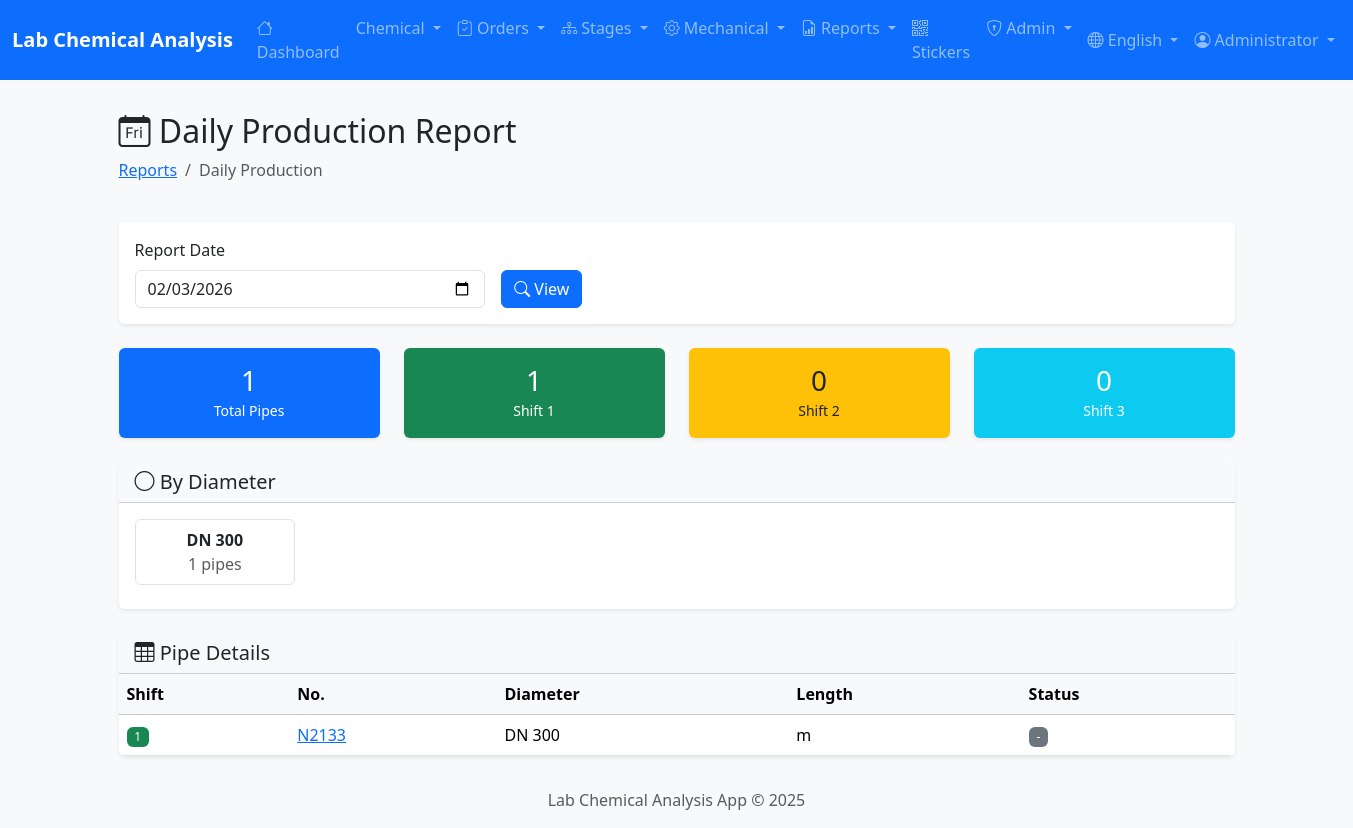
Page /reports/daily-production (signed in) on the committed database.
### app/models/user.py (models this page shows, shortened)
class User(UserMixin, db.Model):
    __tablename__ = 'users'
    id = db.Column(db.Integer, primary_key=True)
    username = db.Column(db.String(50), unique=True, nullable=False, index=True)
    password_hash = db.Column(db.String(255), nullable=False)
    full_name = db.Column(db.String(100))
    full_name_ar = db.Column(db.String(100))  # Arabic name
    email = db.Column(db.String(120), unique=True)
    role = db.Column(db.String(20), nullable=False, default='viewer')
    department = db.Column(db.String(50))  # Lab, Production, QC
    is_active = db.Column(db.Boolean, default=True)
    last_login = db.Column(db.DateTime)
    created_at = db.Column(db.DateTime, default=datetime.utcnow)
    updated_at = db.Column(db.DateTime, default=datetime.utcnow, onupdate=datetime.utcnow)
    ROLE_ADMIN = 'admin'
    ROLE_SUPERVISOR = 'supervisor'
    ROLE_OPERATOR = 'operator'
    ROLE_VIEWER = 'viewer'
    ROLES = [ROLE_ADMIN, ROLE_SUPERVISOR, ROLE_OPERATOR, ROLE_VIEWER]
    DEPT_LAB = 'Lab'
    DEPT_PRODUCTION = 'Production'
    DEPT_QC = 'QC'
    DEPT_ADMIN = 'Admin'
    DEPARTMENTS = [DEPT_LAB, DEPT_PRODUCTION, DEPT_QC, DEPT_ADMIN]
    @property
    def is_admin(self):
        return self.role == self.ROLE_ADMIN

### app/models/pipe.py (models this page shows, shortened)
class Pipe(db.Model):
    __tablename__ = 'pipes'
    id = db.Column(db.Integer, primary_key=True)
    production_date = db.Column(db.Date, nullable=False, index=True)
    shift = db.Column(db.Integer)
    shift_engineer = db.Column(db.String(100))
    manufacturing_order = db.Column(db.String(50))
    production_order_id = db.Column(db.Integer, db.ForeignKey('production_orders.id'), index=True)
    pipe_code = db.Column(db.String(50))
    diameter = db.Column(db.Integer)  # DN: 300, 500, 600
    pipe_class = db.Column(db.String(20))  # K9, C25, Fittings
    machine_id = db.Column(db.Integer, db.ForeignKey('machines.id'))
    mold_number = db.Column(db.String(20))
    iso_weight = db.Column(db.Float)
    no_code = db.Column(db.String(50), unique=True, index=True)  # N8739, N8740...
    arrange_pipe = db.Column(db.Integer)  # Sequence 1-6
    ladle_id = db.Column(db.String(20), db.ForeignKey('chemical_analyses.ladle_id'))
    thickness = db.Column(db.Float)
    actual_weight = db.Column(db.Float)
    created_at = db.Column(db.DateTime, default=datetime.utcnow)
    created_by_id = db.Column(db.Integer, db.ForeignKey('users.id'))
    machine = db.relationship('Machine', back_populates='pipes')
    stages = db.relationship('PipeStage', back_populates='pipe', lazy='dynamic',
                            cascade='all, delete-orphan')
    mechanical_tests = db.relationship('MechanicalTest', backref='pipe', lazy='dynamic')
    STAGES = ['Melting Ladle', 'CCM', 'Annealing', 'Lab', 'Zinc', 'Cutting', 'Hydrotest', 'Cement', 'Coating', 'Finish']

### app/routes/reports.py (the view)
@reports_bp.route('/daily-production')
@login_required
def daily_production():
    report_date = request.args.get('date', date.today().isoformat())
    report_date = date.fromisoformat(report_date)
    pipes = Pipe.query.filter_by(production_date=report_date)\
        .order_by(Pipe.shift, Pipe.no_code).all()
    by_shift = {1: [], 2: [], 3: []}
    for pipe in pipes:
        shift = pipe.shift or 1
        if shift in by_shift:
            by_shift[shift].append(pipe)
    total = len(pipes)
    by_diameter = {}
    for pipe in pipes:
        dn = pipe.diameter or 'Unknown'
        by_diameter[dn] = by_diameter.get(dn, 0) + 1
    return render_template('reports/daily_production.html',
                          report_date=report_date,
                          pipes=pipes,
                          by_shift=by_shift,
                          total=total,
                          by_diameter=by_diameter)

### app/__init__.py (called while the page is built)
def get_locale():
    locale = request.cookies.get('locale')
    if locale in ['ar', 'en']:
        return locale
    return request.accept_languages.best_match(['ar', 'en']) or 'en'

### app/templates/reports/daily_production.html (shortened to what this page needs)
{% extends 'base.html' %}
{% block content %}
<div class="container">
    <div class="row mb-4">
        <div class="col">
            <h2>
                <i class="bi bi-calendar-day"></i>
                {{ 'تقرير الإنتاج اليومي' if session.get('lang') == 'ar' else 'Daily Production Report' }}
            </h2>
            <nav aria-label="breadcrumb">
                <ol class="breadcrumb">
                    <li class="breadcrumb-item"><a href="{{ url_for('reports.index') }}">{{ 'التقارير' if session.get('lang') == 'ar' else 'Reports' }}</a></li>
                    <li class="breadcrumb-item active">{{ 'الإنتاج اليومي' if session.get('lang') == 'ar' else 'Daily Production' }}</li>
                </ol>
            </nav>
        </div>
    </div>
    <div class="card border-0 shadow-sm mb-4">
        <div class="card-body">
            <form method="GET" class="row g-3 align-items-end">
                <div class="col-md-4">
                    <label class="form-label">{{ 'تاريخ التقرير' if session.get('lang') == 'ar' else 'Report Date' }}</label>
                    <input type="date" name="date" class="form-control" value="{{ report_date }}">
                </div>
                <div class="col-md-2">
                    <button type="submit" class="btn btn-primary">
                        <i class="bi bi-search"></i>
                        {{ 'عرض' if session.get('lang') == 'ar' else 'View' }}
                    </button>
                </div>
            </form>
        </div>
    </div>
    <div class="row mb-4">
        <div class="col-md-3">
            <div class="card border-0 shadow-sm bg-primary text-white">
                <div class="card-body text-center">
                    <h3 class="mb-0">{{ total }}</h3>
                    <small>{{ 'إجمالي الأنابيب' if session.get('lang') == 'ar' else 'Total Pipes' }}</small>
                </div>
            </div>
        </div>
        <div class="col-md-3">
            <div class="card border-0 shadow-sm bg-success text-white">
                <div class="card-body text-center">
                    <h3 class="mb-0">{{ by_shift[1]|length }}</h3>
                    <small>{{ 'الوردية الأولى' if session.get('lang') == 'ar' else 'Shift 1' }}</small>
                </div>
            </div>
        </div>
        <div class="col-md-3">
            <div class="card border-0 shadow-sm bg-warning text-dark">
                <div class="card-body text-center">
                    <h3 class="mb-0">{{ by_shift[2]|length }}</h3>
                    <small>{{ 'الوردية الثانية' if session.get('lang') == 'ar' else 'Shift 2' }}</small>
                </div>
            </div>
        </div>
        <div class="col-md-3">
            <div class="card border-0 shadow-sm bg-info text-white">
                <div class="card-body text-center">
                    <h3 class="mb-0">{{ by_shift[3]|length }}</h3>
                    <small>{{ 'الوردية الثالثة' if session.get('lang') == 'ar' else 'Shift 3' }}</small>
                </div>
            </div>
        </div>
    </div>
    {% if by_diameter %}
    <div class="card border-0 shadow-sm mb-4">
        <div class="card-header bg-light">
            <h5 class="mb-0">
                <i class="bi bi-circle"></i>
                {{ 'حسب القطر' if session.get('lang') == 'ar' else 'By Diameter' }}
            </h5>
        </div>
        <div class="card-body">
            <div class="row">
                {% for diameter, count in by_diameter.items() %}
                <div class="col-md-2 col-4 mb-2">
                    <div class="border rounded p-2 text-center">
                        <strong>DN {{ diameter }}</strong>
                        <div class="text-muted">{{ count }} {{ 'أنبوب' if session.get('lang') == 'ar' else 'pipes' }}</div>
                    </div>
                </div>
                {% endfor %}
            </div>
        </div>
    </div>
    {% endif %}
    <div class="card border-0 shadow-sm">
        <div class="card-header bg-light">
            <h5 class="mb-0">
                <i class="bi bi-table"></i>
                {{ 'تفاصيل الأنابيب' if session.get('lang') == 'ar' else 'Pipe Details' }}
            </h5>
        </div>
        <div class="card-body p-0">
            {% if pipes %}
            <div class="table-responsive">
                <table class="table table-hover mb-0">
                    <thead class="table-light">
                        <tr>
                            <th>{{ 'الوردية' if session.get('lang') == 'ar' else 'Shift' }}</th>
                            <th>{{ 'الرقم' if session.get('lang') == 'ar' else 'No.' }}</th>
                            <th>{{ 'القطر' if session.get('lang') == 'ar' else 'Diameter' }}</th>
                            <th>{{ 'الطول' if session.get('lang') == 'ar' else 'Length' }}</th>
                            <th>{{ 'الحالة' if session.get('lang') == 'ar' else 'Status' }}</th>
                        </tr>
                    </thead>
                    <tbody>
                        {% for pipe in pipes %}
                        <tr>
                            <td>
                                <span class="badge bg-{{ 'success' if pipe.shift == 1 else ('warning' if pipe.shift == 2 else 'info') }}">
                                    {{ pipe.shift or 1 }}
                                </span>
                            </td>
                            <td>
                                <a href="{{ url_for('pipes.detail', id=pipe.id) }}">{{ pipe.no_code }}</a>
                            </td>
                            <td>DN {{ pipe.diameter }}</td>
                            <td>{{ pipe.length }} m</td>
                            <td>
                                {% if pipe.status == 'OK' %}
                                <span class="badge bg-success">OK</span>
                                {% elif pipe.status == 'DEFECT' %}
                                <span class="badge bg-danger">Defect</span>
                                {% else %}
                                <span class="badge bg-secondary">{{ pipe.status or '-' }}</span>
                                {% endif %}
                            </td>
                        </tr>
                        {% endfor %}
                    </tbody>
                </table>
            </div>
            {% else %}
            <div class="text-center py-5">
                <i class="bi bi-inbox display-4 text-muted"></i>
                <p class="text-muted mt-2">{{ 'لا يوجد إنتاج لهذا اليوم' if session.get('lang') == 'ar' else 'No production for this date' }}</p>
            </div>
            {% endif %}
        </div>
    </div>
</div>
{% endblock %}

### app/templates/base.html (shortened to what this page needs)
<!DOCTYPE html>
<html lang="{{ current_locale }}" dir="{{ 'rtl' if current_locale == 'ar' else 'ltr' }}">
<head>
    {% if current_locale == 'ar' %}
    <link href="https://cdn.jsdelivr.net/npm/bootstrap@5.3.2/dist/css/bootstrap.rtl.min.css" rel="stylesheet">
    {% else %}
    <link href="https://cdn.jsdelivr.net/npm/bootstrap@5.3.2/dist/css/bootstrap.min.css" rel="stylesheet">
    {% endif %}
    <link rel="stylesheet" href="https://cdn.jsdelivr.net/npm/bootstrap-icons@1.11.2/font/bootstrap-icons.min.css">
    <link rel="stylesheet" href="{{ url_for('static', filename='css/style.css') }}">
</head>
<body>
    <nav class="navbar navbar-expand-lg navbar-dark bg-primary sticky-top">
        <div class="container-fluid">
            <a class="navbar-brand" href="{{ url_for('main.index') }}">
                {% if current_locale == 'ar' %}
                مختبر التحليل الكيميائي
                {% else %}
                Lab Chemical Analysis
                {% endif %}
            </a>
            <div class="collapse navbar-collapse" id="navbarNav">
                {% if current_user.is_authenticated %}
                <ul class="navbar-nav me-auto">
                    <li class="nav-item">
                        <a class="nav-link" href="{{ url_for('main.index') }}">
                            <i class="bi bi-house"></i>
                            {{ 'الرئيسية' if current_locale == 'ar' else 'Dashboard' }}
                        </a>
                    </li>
                    <li class="nav-item dropdown">
                        <a class="nav-link dropdown-toggle" href="#" data-bs-toggle="dropdown">
                            {{ 'التحليل الكيميائي' if current_locale == 'ar' else 'Chemical' }}
                        </a>
                    </li>
                    <li class="nav-item dropdown">
                        <a class="nav-link dropdown-toggle" href="#" data-bs-toggle="dropdown">
                            <i class="bi bi-clipboard-check"></i>
                            {{ 'أوامر الإنتاج' if current_locale == 'ar' else 'Orders' }}
                        </a>
                    </li>
                    <li class="nav-item dropdown">
                        <a class="nav-link dropdown-toggle" href="#" data-bs-toggle="dropdown">
                            <i class="bi bi-diagram-3"></i>
                            {{ 'مراحل الإنتاج' if current_locale == 'ar' else 'Stages' }}
                        </a>
                    </li>
                    <li class="nav-item dropdown">
                        <a class="nav-link dropdown-toggle" href="#" data-bs-toggle="dropdown">
                            <i class="bi bi-gear"></i>
                            {{ 'الاختبارات الميكانيكية' if current_locale == 'ar' else 'Mechanical' }}
                        </a>
                    </li>
                    <li class="nav-item dropdown">
                        <a class="nav-link dropdown-toggle" href="#" data-bs-toggle="dropdown">
                            <i class="bi bi-file-earmark-bar-graph"></i>
                            {{ 'التقارير' if current_locale == 'ar' else 'Reports' }}
                        </a>
                    </li>
                    <li class="nav-item">
                        <a class="nav-link" href="{{ url_for('stickers.index') }}">
                            <i class="bi bi-qr-code"></i>
                            {{ 'الملصقات' if current_locale == 'ar' else 'Stickers' }}
                        </a>
                    </li>
                    {% if current_user.is_admin %}
                    <li class="nav-item dropdown">
                        <a class="nav-link dropdown-toggle" href="#" data-bs-toggle="dropdown">
                            <i class="bi bi-shield-lock"></i>
                            {{ 'الإدارة' if current_locale == 'ar' else 'Admin' }}
                        </a>
                    </li>
                    {% endif %}
                </ul>
                <ul class="navbar-nav">
                    <li class="nav-item dropdown">
                        <a class="nav-link dropdown-toggle" href="#" data-bs-toggle="dropdown">
                            <i class="bi bi-globe"></i>
                            {{ 'العربية' if current_locale == 'ar' else 'English' }}
                        </a>
                    </li>
                    <li class="nav-item dropdown">
                        <a class="nav-link dropdown-toggle" href="#" data-bs-toggle="dropdown">
                            <i class="bi bi-person-circle"></i>
                            {{ current_user.full_name or current_user.username }}
                        </a>
                    </li>
                </ul>
                {% endif %}
            </div>
        </div>
    </nav>
    <main class="container-fluid py-3">
        {% block content %}{% endblock %}
    </main>
    <footer class="footer mt-auto py-3 bg-light">
        <div class="container text-center">
            <span class="text-muted">
                {{ 'مختبر التحليل الكيميائي' if current_locale == 'ar' else 'Lab Chemical Analysis App' }}
                &copy; 2025
            </span>
        </div>
    </footer>
</body>
</html>

### app/static/css/style.css (style rules this page uses)
body { background-color: #f8f9fa; min-height: 100vh; display: flex; flex-direction: column; }
main { flex: 1; }
.card { transition: box-shadow 0.2s ease-in-out; }
.table th { white-space: nowrap; }
.table-hover tbody tr { cursor: pointer; }
.badge { font-weight: 500; }
.navbar-brand { font-weight: 600; }
.table-responsive { border-radius: 0.375rem; }
footer { margin-top: auto; }

### rows in the picture
User: full_name "Administrator"
Pipe: diameter "300", count "1", value "pipes", shift "1", no_code "N2133", status "-"

### other values in the picture
{{ 'الرئيسية' if current_locale == 'ar' else 'Dashboard' }} "Dashboard"
{{ 'التحليل الكيميائي' if current_locale == 'ar' else 'Chemical' }} "Chemical"
{{ 'أوامر الإنتاج' if current_locale == 'ar' else 'Orders' }} "Orders"
{{ 'مراحل الإنتاج' if current_locale == 'ar' else 'Stages' }} "Stages"
{{ 'الاختبارات الميكانيكية' if current_locale == 'ar' else 'Mechanical' }} "Mechanical"
{{ 'التقارير' if current_locale == 'ar' else 'Reports' }} "Reports"
{{ 'الملصقات' if current_locale == 'ar' else 'Stickers' }} "Stickers"
{{ 'الإدارة' if current_locale == 'ar' else 'Admin' }} "Admin"
{{ 'العربية' if current_locale == 'ar' else 'English' }} "English"
{{ 'التقارير' if session.get('lang') == 'ar' else 'Reports' }} "Reports"
{{ 'تاريخ التقرير' if session.get('lang') == 'ar' else 'Report Date' }} "Report Date"
{{ 'عرض' if session.get('lang') == 'ar' else 'View' }} "View"
{{ total }} "1"
{{ 'إجمالي الأنابيب' if session.get('lang') == 'ar' else 'Total Pipes' }} "Total Pipes"
{{ by_shift[1]|length }} "1"
